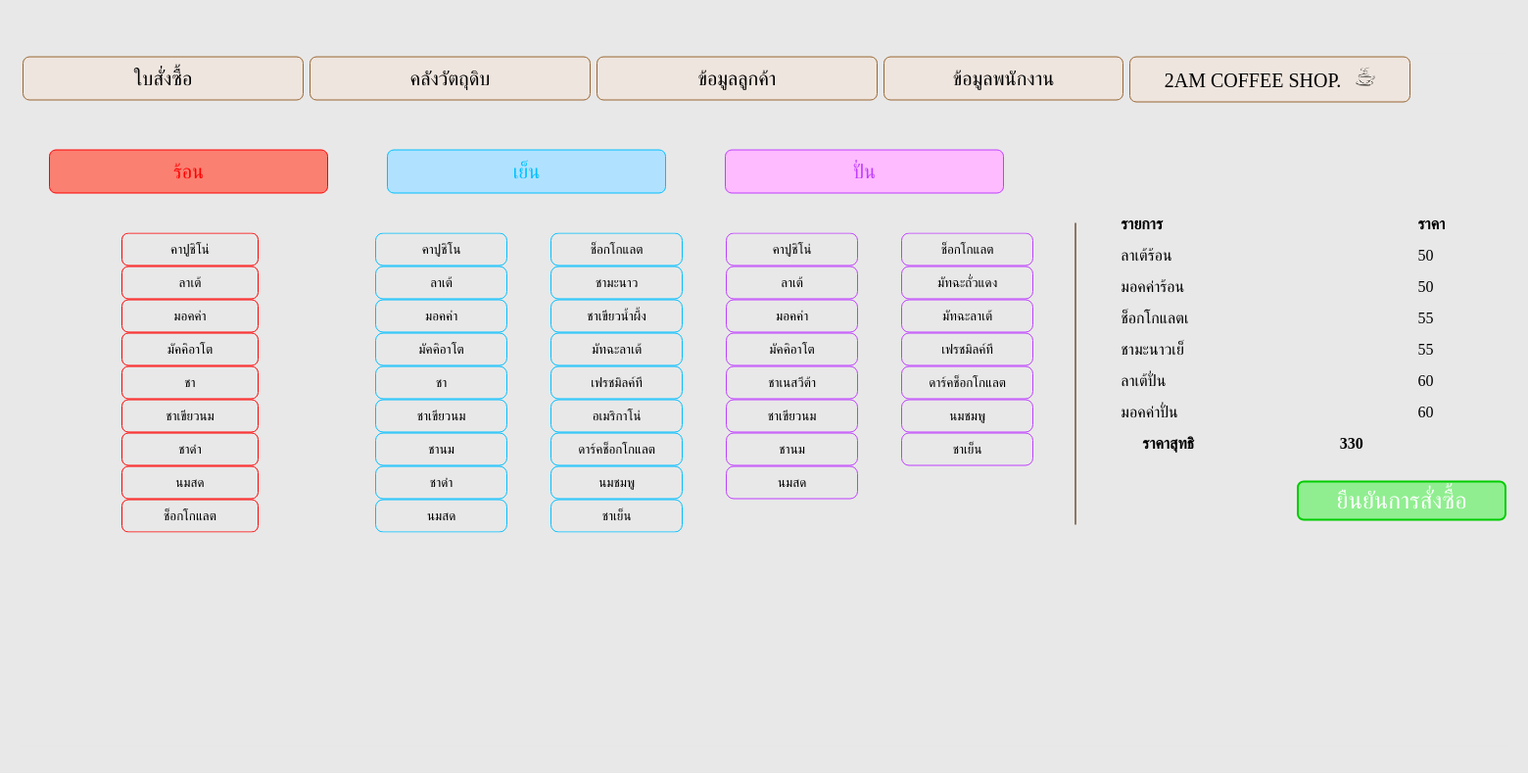
/orders.php, run on the app's committed database.
### tables this page shows
CREATE TABLE `add_order` (
  `Add_MenuName` varchar(10) NOT NULL,
  `Add_MenuPrice` int(5) NOT NULL
);

### orders.php (the view, shortened to what this page needs)
<!DOCTYPE html>
<html>
<head>
<link href="style.css" rel="stylesheet" type="text/css">
</head>
<body>
  <div class="big">
      <div class="btn">
          <a href="orders.php" class="button">
              ใบสั่งซื้อ
          </a>
          <a href="warehouse.php" class="button">
              คลังวัตถุดิบ
          </a>
          <a href="customer.php" class="button">
              ข้อมูลลูกค้า
          </a>
          <form action="check_level.php">
              <input class="button" type="submit" value="ข้อมูลพนักงาน" > </form>
          <a href="index.php" class="button">
              2AM COFFEE SHOP. &nbsp;
              <img src="logopic.png" width="20px">
          </a>
      </div class="btn">
      <div class="btnmenu">
          <button class="btn-hot">
              ร้อน</button>
          <button class="btn-iced">
              เย็น</button>
          <button class="btn-frappe">
              ปั่น</button>
      </div>
      <div class="Drink">
          <div class="hot">
              <form action="/coffeeshop/hot_cappuccino.php">
                  <input class="drink1" type="submit" value="คาปูชิโน่" > </form>
              <form action="/coffeeshop/hot_latte.php">
                  <input class="drink1" type="submit" value="ลาเต้" > </form>
              <form action="/coffeeshop/hot_mocca.php">
                  <input class="drink1" type="submit" value="มอคค่า" > </form>
              <form action="/coffeeshop/hot_mucci.php">
                  <input class="drink1" type="submit" value="มัคคิอาโต" > </form>
              <form action="/coffeeshop/hot_tea.php">
                  <input class="drink1" type="submit" value="ชา" > </form>
              <form action="/coffeeshop/hot_greenteamilk.php">
                  <input class="drink1" type="submit" value="ชาเขียวนม" > </form>
              <form action="/coffeeshop/hot_blacktea.php">
                  <input class="drink1" type="submit" value="ชาดำ" > </form>
              <form action="/coffeeshop/hot_milk.php">
                  <input class="drink1" type="submit" value="นมสด" > </form>
              <form action="/coffeeshop/hot_chocolate.php">
                  <input class="drink1" type="submit" value="ช็อกโกแลต" > </form></div>
          <div class="iced">
              <form action="/coffeeshop/iced_cappuccino.php">
                  <input class="drink2" type="submit" value="คาปูชิโน" > </form>
              <form action="/coffeeshop/iced_latte.php">
                  <input class="drink2" type="submit" value="ลาเต้" > </form>
              <form action="/coffeeshop/iced_mocca.php">
                  <input class="drink2" type="submit" value="มอคค่า" > </form>
              <form action="/coffeeshop/iced_mucci.php">
                  <input class="drink2" type="submit" value="มัคคิอาโต" > </form>
              <form action="/coffeeshop/iced_tea.php">
                  <input class="drink2" type="submit" value="ชา" > </form>
              <form action="/coffeeshop/iced_greenteamilk.php">
                  <input class="drink2" type="submit" value="ชาเขียวนม" > </form>
              <form action="/coffeeshop/iced_milktea.php">
                  <input class="drink2" type="submit" value="ชานม" > </form>
              <form action="/coffeeshop/iced_blacktea.php">
                  <input class="drink2" type="submit" value="ชาดำ" > </form>
              <form action="coffeeshop/iced_milk.php">
                  <input class="drink2" type="submit" value="นมสด" > </form>
              <form action="/coffeeshop/iced_chocolate.php">
                  <input class="drink2" type="submit" value="ช็อกโกแลต" > </form>
              <form action="/coffeeshop/iced_lemontea.php">
                  <input class="drink2" type="submit" value="ชามะนาว" > </form>
              <form action="/coffeeshop/iced_greenteahoney.php">
                  <input class="drink2" type="submit" value="ชาเขียวน้ำผึ้ง" > </form>
              <form action="/coffeeshop/iced_matchalatte.php">
                  <input class="drink2" type="submit" value="มัทฉะลาเต้" > </form>
              <form action="/coffeeshop/iced_Freshmilktea.php">
                  <input class="drink2" type="submit" value="เฟรชมิลค์ที" > </form>
              <form action="/coffeeshop/iced_Americano.php">
                  <input class="drink2" type="submit" value="อเมริกาโน่" > </form>
              <form action="/coffeeshop/iced_darkchocolate.php">
                  <input class="drink2" type="submit" value="ดาร์คช็อกโกแลต" > </form>
              <form action="/coffeeshop/iced_pinkmilk.php">
                  <input class="drink2" type="submit" value="นมชมพู" > </form>
              <form action="/coffeeshop/iced_Icedtea.php">
                  <input class="drink2" type="submit" value="ชาเย็น" > </form></div>
          <div class="frappe">
              <form action="/coffeeshop/frappe_cappuccino.php">
                  <input class="drink3" type="submit" value="คาปูชิโน่" > </form>
              <form action="/coffeeshop/frappe_latte.php">
                  <input class="drink3" type="submit" value="ลาเต้" > </form>
              <form action="/coffeeshop/frappe_mocca.php">
                  <input class="drink3" type="submit" value="มอคค่า" > </form>
              <form action="/coffeeshop/frappe_mucci.php">
                  <input class="drink3" type="submit" value="มัคคิอาโต" > </form>
              <form action="/coffeeshop/frappe_nesvitatea.php">
                  <input class="drink3" type="submit" value="ชาเนสวีต้า" > </form>
              <form action="/coffeeshop/frappe_greenteamilk.php">
                  <input class="drink3" type="submit" value="ชาเขียวนม" > </form>
              <form action="/coffeeshop/frappe_milktea.php">
                  <input class="drink3" type="submit" value="ชานม" > </form>
              <form action="/coffeeshop/frappe_milk.php">
                  <input class="drink3" type="submit" value="นมสด" > </form>
              <form action="/coffeeshop/frappe_chocolate.php">
                  <input class="drink3" type="submit" value="ช็อกโกแลต" > </form>
              <form action="/coffeeshop/frappe_matcharedbean.php">
                  <input class="drink3" type="submit" value="มัทฉะถั่วแดง" > </form>
              <form action="/coffeeshop/frappe_matchalatte.php">
                  <input class="drink3" type="submit" value="มัทฉะลาเต้" > </form>
              <form action="/coffeeshop/frappe_Freshmilktea.php">
                  <input class="drink3" type="submit" value="เฟรชมิลค์ที" > </form>
              <form action="/coffeeshop/frappe_darkchocolate.php">
                  <input class="drink3" type="submit" value="ดาร์คช็อกโกแลต" > </form>
              <form action="/coffeeshop/frappe_pinkmilk.php">
                  <input class="drink3" type="submit" value="นมชมพู" > </form>
              <form action="/coffeeshop/frappe_Icedtea.php">
                  <input class="drink3" type="submit" value="ชาเย็น" > </form></div>
      </div>
      <div class="orders">
          <?php
          include_once "connect.php";
          $showmenu = "SELECT Add_MenuName,Add_MenuPrice FROM add_order";
          $resultmenu = $db-> query($showmenu);
          ?>
          <div class="od1">
              <table>
                  <tr>
                      <th>รายการ</th>
                      <th>ราคา</th>
                  </tr>
                  <?php
                  $sum = 0;
                  if($resultmenu -> num_rows > 0){
                      while ($row = $resultmenu -> fetch_assoc()) {
                          echo "<tr><td>". $row["Add_MenuName"] ."</td><td>". $row["Add_MenuPrice"] . "</td></tr>";
                          $sum += (int)$row["Add_MenuPrice"];
                      }
                      echo "</table>";
                  }
                  ?>
              </table></div>
          <div class="price">
              <table>
                  <tr>
                      <th>ราคาสุทธิ</th>
                      <th><?php echo "$sum"; ?></th>
              </table>
          </div>
<br>
          <div class="confirm">
              <a href="gobill.php" type="button" class="con" style="
              background-color:	#90EE90 ;/* Green */ width: 200px;
    border: 	#32CD32c; float:right;
    color: white;
    padding: 5px 5px;
    text-align:center;
    text-decoration:none;
    display: inline-block;
    font-size: 24px;
    margin: 4px 2px;
    cursor: pointer;
">ยืนยันการสั่งซื้อ</a>
          </div>
      </div>
</body>
</html>

### style.css (style rules this page uses)
body { background-color:#E8E8E8; }
.big { position: absolute; width: 1520px; height: 707px; top: 51%; left: 50%; transform: translate(-50%,-50%); padding: 0px; box-sizing: border-box; background-color:#E8E8E8; }
a { text-decoration:none; color:#6495ed }
.btn { list-style-type: none; width:100%; margin: 0; padding: 0; overflow: hidden; }
.button { font-style: normal; font-size: 20px; float: left; width:245px; margin: 3px; border: 1.5px solid #996633; background-color: #EEE5DE; color:black ; text-align: center; padding: 10px 20px; transition: 0.2s; border-radius: 7px; }
.btnmenu { list-style-type: none; width:75%; margin-top: 1%; padding: 0; overflow: hidden; }
.btn-hot { float: left; width:25%; margin: 30px; font-size: 20px; color: #FF0000; background-color: #FA8072; border: 1.5px solid #FF0000; padding: 10px 20px; transition: 0.2s; border-radius: 7px; text-align: center; cursor: pointer; }
.btn-iced { float: left; width:25%; margin: 30px; font-size: 20px; color: #00BFFF; background-color: #B0E2FF; border: 1.5px solid #00BFFF; padding: 10px 20px; transition: 0.2s; border-radius: 7px; text-align: center; cursor: pointer; }
.btn-frappe { float: left; width:25%; margin: 30px; font-size: 20px; color: #BF3EFF; background-color: #FFBBFF; border: 1.5px solid #BF3EFF; padding: 10px 20px; transition: 0.2s; border-radius: 7px; text-align: center; cursor: pointer; }
.Drink { font-size: 10px; list-style-type: none; border-collapse: collapse; width:70%; float: left; margin-top: 10px; padding: 0; overflow: hidden; -webkit-column-count: 3; -webkit-column-rule-style: none; }
.drink1 { display:block; width: 40%; margin-left: 30%; background-color: #E8E8E8; border: 1.5px solid #FF0000; padding: 8px 10px; transition: 0.2s; border-radius: 7px; text-align: center; cursor: pointer; }
.drink2 { display: block; width: 80%; margin-left: 5px; background-color: #E8E8E8; border: 1.5px solid #00BFFF; padding: 8px 10px; transition: 0.2s; border-radius: 8px; text-align: center; cursor: pointer; }
.iced { -webkit-column-count: 2; -webkit-column-rule-style: none; }
.drink3 { display: block; width: 80%; margin-left: 5px; background-color: #E8E8E8; border: 1.5px solid #BF3EFF; padding: 8px 10px; transition: 0.2s; border-radius: 8px; text-align: center; cursor: pointer; }
.frappe { -webkit-column-count: 2; -webkit-column-rule-style: none; }
.orders { width:29%; border-left: 2px solid #8B7765; float: right; margin-left: -50%; padding: 0; }
.od1 { margin-top: -15px; margin-left: 10%; }
.price { margin-left: 15%; }
.confirm { float: bottom; width:100%; }
.con { border: 2px solid #00CD00; background-color: #90EE90; text-align: center; padding: 10px 20px; border-radius: 7px; width:60%; margin-left: 50px; }
.orders { width:29%; float: right; margin-left: -20% padding: 0; }
.od1 { margin-top: -15px; margin-left: 10% }

### orders.php (style rules this page uses)
table { border-collapse: collapse; width: 600px; }
th , td { text-align: left; height: 30px; width:500px; }

### data on the page
add_order: Add_MenuName "ลาเต้ร้อน", Add_MenuPrice "50"
add_order: Add_MenuName "มอคค่าร้อน", Add_MenuPrice "50"
add_order: Add_MenuName "ช็อกโกแลตเ", Add_MenuPrice "55"
add_order: Add_MenuName "ชามะนาวเย็", Add_MenuPrice "55"
add_order: Add_MenuName "ลาเต้ปั่น", Add_MenuPrice "60"
add_order: Add_MenuName "มอคค่าปั่น", Add_MenuPrice "60"

### other printed values
$sum "330"
